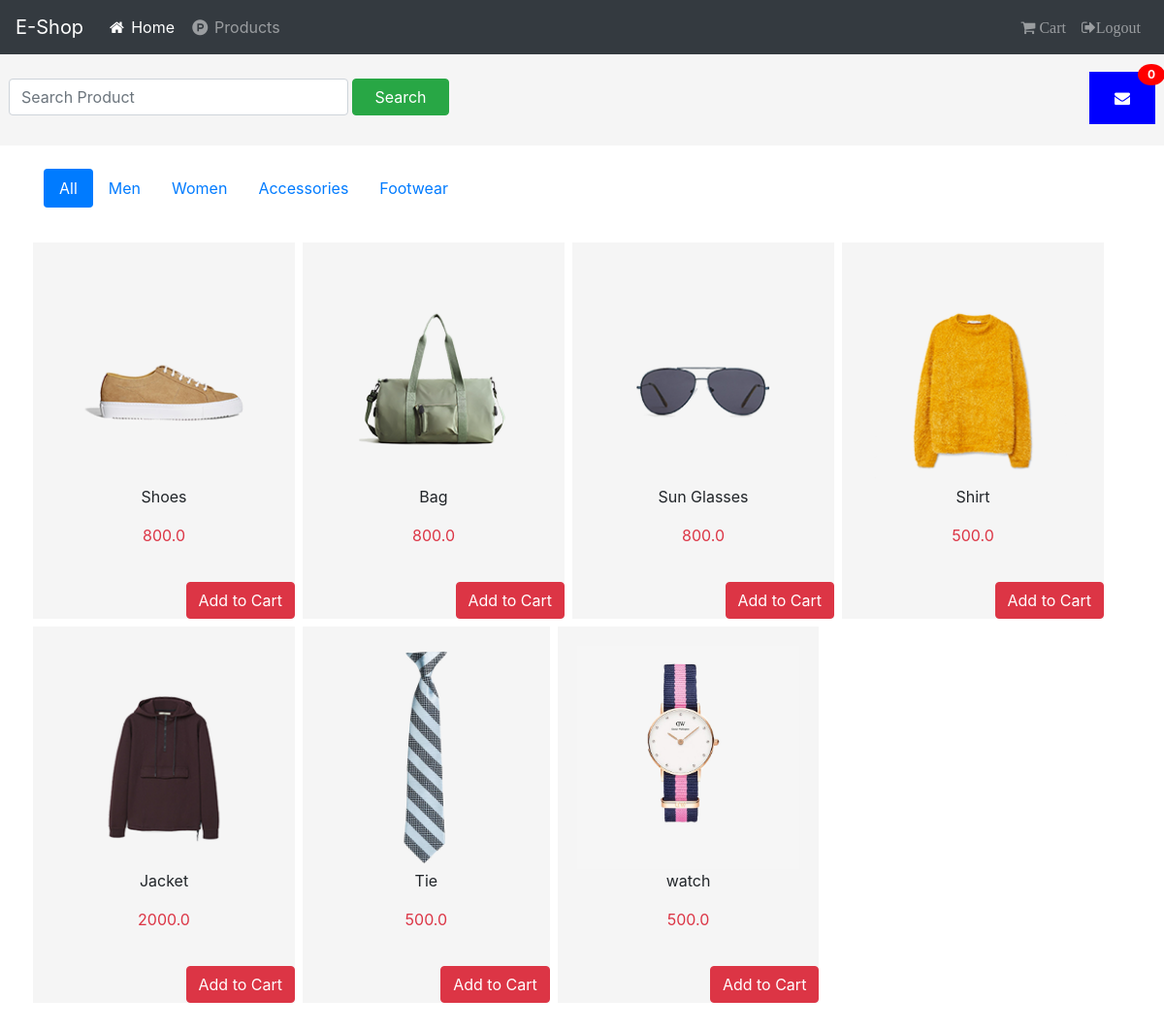
/home/ (signed in), run on the app's committed database.
### ecommerce_app/models.py (models this page shows, shortened)
class Product(models.Model):
    name = models.CharField(max_length=100)
    arrival_date = models.DateField()
    price = models.FloatField()
    inventory_count = models.IntegerField(default=0)
    brand = models.CharField(max_length=100)
    vendor = models.CharField(max_length=100)
    image = models.ImageField(upload_to='images/')
    category = models.ForeignKey(ProductCategory, on_delete = models.CASCADE)

### ecommerce_app/views.py (the view, shortened to what this page needs)
# urls.py: path('', views.home, name='home'),
def home(request):
    """
    Passing all products that will display on home page and categories
    for tabs in home page.
    """
    products = Product.objects.all()
    product_categories = Product.objects.order_by().values_list\
        ('category__category', flat=True).distinct()
    """
    Passing unseen number of requests to be shown to admin
    """
    unseen_requests = CustomerProductRequest.objects.filter(request_seen=False).count()
    context = {
        'new_product_requests_count': unseen_requests,
        'products': products,
        'categories': product_categories
    }
    return render(request, 'index.html', context)

### templates/index.html (shortened to what this page needs)
{% extends 'base.html' %}
{% load product_cart_filters %}
{% load static %}
{% block content %}
<div class="row" style="height: 100px; background-color: whitesmoke; margin-top: 50px;">
     <form method="post" class="form-inline ml-4">
            <input name="product_input" type="text" style="width: 350px;" class="form-control mr-sm-1"
                   placeholder="Search Product">
            <button style="width: 100px;" type="submit" class="btn btn-success">Search</button>
     </form>
    {% if user.is_active and user.is_superuser %}
    <ul class="navbar-nav ml-auto mt-4">
        <li class="mr-4">
            <a href = "show_unseen_product_requests/" class="notification border-0">
                <i class="fa fa-envelope"></i>
                <span class="badge">{{ new_product_requests_count }}</span>
            </a>
        </li>
    </ul>
    {% endif %}
</div>
    <br>
<div class="container">
<ul class="nav nav-pills">
<li class="nav-item">
{% if categories %}
    <a class="nav-link {% if request.resolver_match.view_name == 'ecommerce_app:home' %}active{% endif %}"
       href="{% url 'ecommerce_app:home' %}">All</a></li>
  {% for category in categories %}
        <li class="nav-item">
            <a class="nav-link"
               href="{% url 'ecommerce_app:category_wise_products' category %}">{{ category }}</a>
        </li>
    {% endfor %}
{% endif %}
</ul>
<br>
<div class="row">
    {% for product in products %}
        <div class='card' id="{{ product.id }}" style="padding: 0; border: 4px solid white; background-color: whitesmoke">
        <div class="card-body">
            <img src="{{ product.image.url }}"  alt = "" class="img-fluid" style="height: 230px;">
            <p class="text-center">{{ product.name }}</p>
            <p class="text-center text-danger">{{ product.price }}</p>
        </div>
        <div class="footer">
           {% if product|is_product_in_cart:request.session.cart%}
             <div class="row no-gutters">
                <form method="post" class="col-2">
                    {% csrf_token %}
                    <input type="text" hidden name="product_id" value="{{ product.id }}">
                    <input type="text" hidden name="is_product_removed" value="True">
                    <input type="submit" value=" - " class="btn btn-block btn-success p-0">
                </form>
                <div class="text-center col">{{ product|product_count_in_cart:request.session.cart }} in cart</div>
                <form method="post" class="col-2">
                    {% csrf_token %}
                    <input type="text" hidden name="product_id" value="{{ product.id }}">
                    <input type="submit" value=" + " class="btn btn-block btn-success p-0">
                </form>
            </div>
            {% else %}
            <form method="post" action="/#{{product.id}}" class = 'btn-block'>
                <button class="btn btn-danger float-right">Add to Cart</button>
            </form>
            {% endif %}
        </div>
        </div>
    {% endfor %}
</div>
</div>
{% endblock %}

### static/css/main.css (style rules this page uses)
body { margin-right: 10px; overflow-x: hidden; }
.badge { top: -8px !important; }
.notification { background-color: blue; color: white; text-decoration: none; padding: 15px 26px; position: relative; display: inline-block; }
.notification .badge { position: absolute; top: -10px; right: -10px; padding: 5px 10px; border-radius: 50%; background: red; color: white; }

### data on the page
Product: image (picture), name "Shoes", price "800.0"
Product: image (picture), name "Bag", price "800.0"
Product: image (picture), name "Sun Glasses", price "800.0"
Product: image (picture), name "Shirt", price "500.0"
Product: image (picture), name "Jacket", price "2000.0"
Product: image (picture), name "Tie", price "500.0"
Product: image (picture), name "watch", price "500.0"

### other printed values
{{ new_product_requests_count }} "0"
{{ category }} "Men" "Women" "Accessories" "Footwear"
